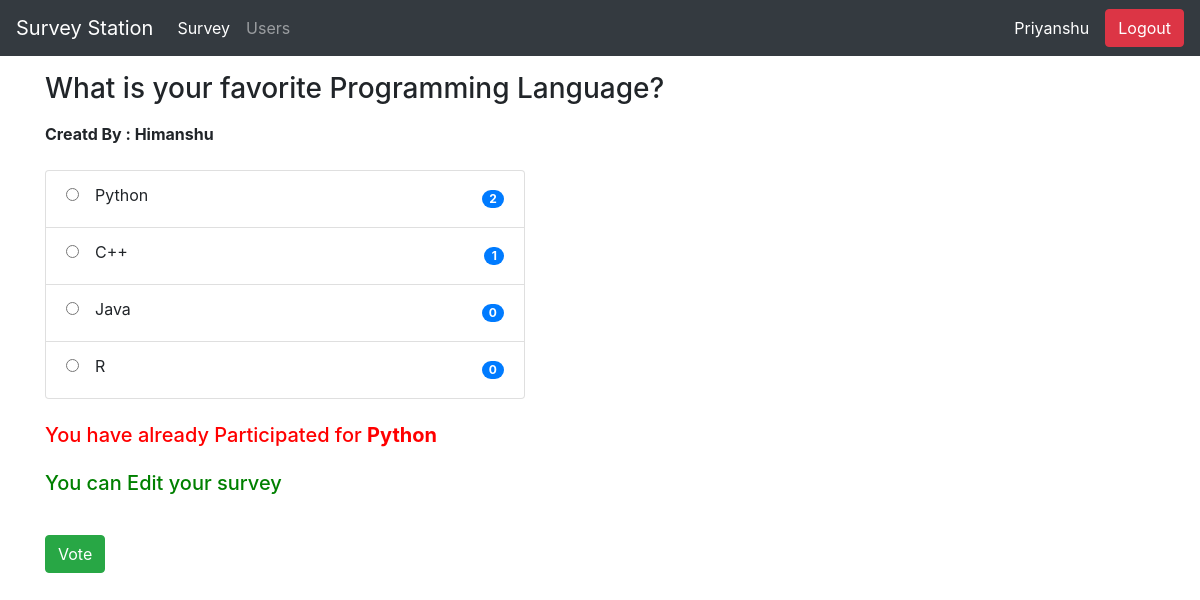
/2/ (signed in), run on the app's committed database.
### survey/models.py (models this page shows, shortened)
class Question(models.Model):
    title = models.TextField(null=True, blank=True)
    status = models.CharField(default='active', max_length=30)
    created_by = models.ForeignKey(User, null=True, blank=True, on_delete=models.CASCADE)
    created_at = models.DateTimeField(auto_now_add=True)
    updated_at = models.DateTimeField(auto_now=True)
    @property
    def choices(self):
        return self.choice_set.all()

class Choice(models.Model):
    question = models.ForeignKey('survey.Question', on_delete=models.CASCADE)
    text = models.TextField(null=True, blank=True)
    created_at = models.DateTimeField(auto_now_add=True)
    updated_at = models.DateTimeField(auto_now=True)
    def __str__(self):
        return self.text
    @property
    def votes(self):
        return self.answer_set.count()

class Answer(models.Model):
    user = models.ForeignKey(User, on_delete=models.CASCADE)
    choice = models.ForeignKey(Choice, on_delete=models.CASCADE)
    created_at = models.DateTimeField(auto_now_add=True)
    updated_at = models.DateTimeField(auto_now=True)

### survey/views.py (the view, shortened to what this page needs)
# urls.py: path('', surveyList, name='survey-list'),
@login_required(login_url="user-login")
def survey(request, id=None):
    if request.method == 'GET':
        user_id = request.user.id
        question = Question.objects.get(id=id)
        context = { 'question':question }
        if Answer.objects.filter(user_id=user_id):
            context['already_exist'] = True
            context['answer'] = Answer.objects.get(user_id=user_id)
        else:
            context['already_exist'] = False
        return render(request, 'survey/survey.html', context)

### survey/templates/survey/survey.html (shortened to what this page needs)
{% extends 'survey/base.html' %}
{% block content %}
    <h3 class="my-3"> {{ question.title}} </h3>
    <p class="mb-3"><b> Creatd By : {{ question.created_by|capfirst}}</b> </p>
    <div class="mt-4" style="width: 30rem;">
        <form method="POST" action="/{{question.id}}/">
        <ul class="list-group">
            {% for choice in question.choices %}
                <li class="list-group-item d-flex justify-content-between align-items-center">
                    <label><input class='mr-3' type="radio" name="choice" value="{{choice.id}}">{{choice.text}}</label>
                    <span class="badge badge-primary badge-pill">{{choice.votes}}</span>
                </li>
            {% empty %}
                <p> There is no choice available for this question </p>
            {% endfor %}
        </ul>
        {% if already_exist %}
            <h5 class="mt-4" style='color:red'> You have already Participated for <b>{{answer.choice}} </b></h5>
            <h5 class="my-4" style='color:green'> You can Edit your survey </h5>
        {% endif %}
        <button class="btn btn-success mt-3" type="submit">Vote</button>
        </form>
    </div>
{% endblock content %}

### survey/templates/survey/base.html (shortened to what this page needs)
<!doctype html>
<html lang="en">
  <head>
    <link rel="stylesheet" href="https://stackpath.bootstrapcdn.com/bootstrap/4.3.1/css/bootstrap.min.css">
  </head>
  <body>
<nav class="navbar navbar-expand-lg navbar-dark bg-dark">
  <a class="navbar-brand" href="{% url 'survey-list' %}">Survey Station</a>
  <div class="collapse navbar-collapse" id="navbarSupportedContent">
    <ul class="navbar-nav mr-auto">
      <li class="nav-item active">
        <a class="nav-link" href="{% url 'survey-list' %}">Survey <span class="sr-only">(current)</span></a>
      </li>
      <li class="nav-item">
        <a class="nav-link" href="{% url 'user-list' %}">Users</a>
      </li>
    </ul>
    {% if request.user.id != None %}
        <span class='mr-3'><a  style='color:white; text-decoration:none;' href="{% url 'my-profile' %}">{{request.user.first_name}}</a></span>
        <form method="POST" action="{% url 'user-logout' %}">
            <input class="btn btn-danger float-right" type="submit" value="Logout">
        </form>
    {% else %}
        <a class="btn btn-success" href="{% url 'user-login' %}" role="button">Login</a>
    {% endif %}
  </div>
</nav>
    <div class="container">
        {% block content %}
        {% endblock content %}
    </div>
  </body>
</html>

### data on the page
Question: title "What is your favorite Programming Language?", created_by "Himanshu"
Choice: text "Python", votes "2"
Choice: text "C++", votes "1"
Choice: text "Java", votes "0"
Choice: text "R", votes "0"
Answer: choice "Python"

### other printed values
{{ request.user.first_name }} "Priyanshu"
